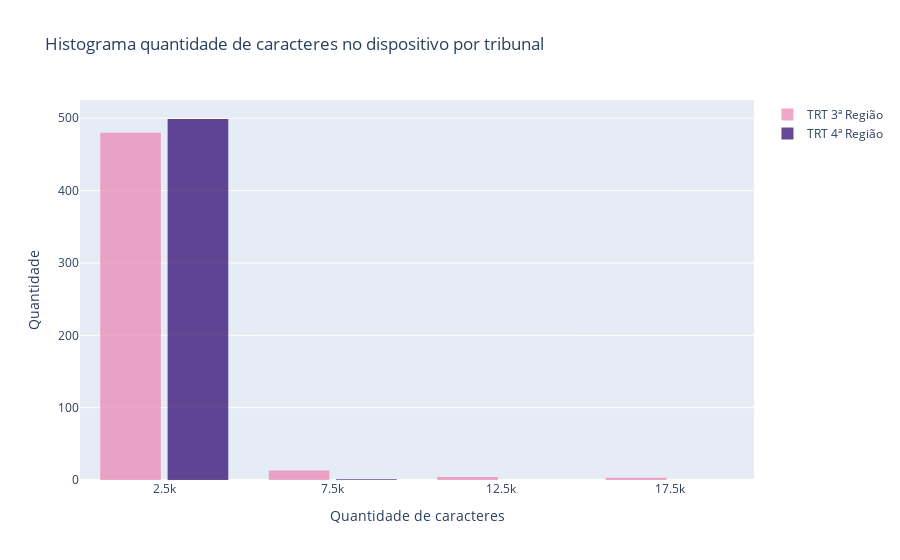

Notebook code cell kept with this figure:
### Code cell
import plotly.graph_objects as go

x_TRT3 = df_tudo[df_tudo["TRIBUNAL"] == "TRT3"]["DISPOSITIVO_CARACTERES"]
x_TRT4 = df_tudo[df_tudo["TRIBUNAL"] == "TRT4"]["DISPOSITIVO_CARACTERES"]

fig = go.Figure( )

fig.add_trace(go.Histogram(
    x=x_TRT3,
    name="TRT 3ª Região",
    marker_color='#EB89B5',
    nbinsx=5 ))
    
fig.add_trace(go.Histogram(
    x=x_TRT4,
    name="TRT 4ª Região",
    marker_color='#330C73',
    nbinsx=5 ))

# Overlay both histograms
fig.update_layout(
    title='Histograma quantidade de caracteres no dispositivo por tribunal',
    xaxis_title_text='Quantidade de caracteres',
    yaxis_title_text='Quantidade',
    bargap=0.2,
    bargroupgap=0.1
    )
# Reduce opacity to see both histograms
fig.update_traces(opacity=0.75)
fig.show()

### Figure 1 — Plotly figure (JSON) as saved in the notebook; plotly's stock layout.template omitted (floating-point values rounded to 4 significant figures; data arrays with more than 128 entries replaced by an {"elided": "..."} marker saying what was removed)
{"data": [{"marker": {"color": "#EB89B5"}, "name": "TRT 3ª Região", "nbinsx": 5, "opacity": 0.75, "type": "histogram", "x": {"elided": "500 int values"}}, {"marker": {"color": "#330C73"}, "name": "TRT 4ª Região", "nbinsx": 5, "opacity": 0.75, "type": "histogram", "x": {"elided": "500 int values"}}], "layout": {"bargap": 0.2, "bargroupgap": 0.1, "title": {"text": "Histograma quantidade de caracteres no dispositivo por tribunal"}, "xaxis": {"title": {"text": "Quantidade de caracteres"}}, "yaxis": {"title": {"text": "Quantidade"}}}}
